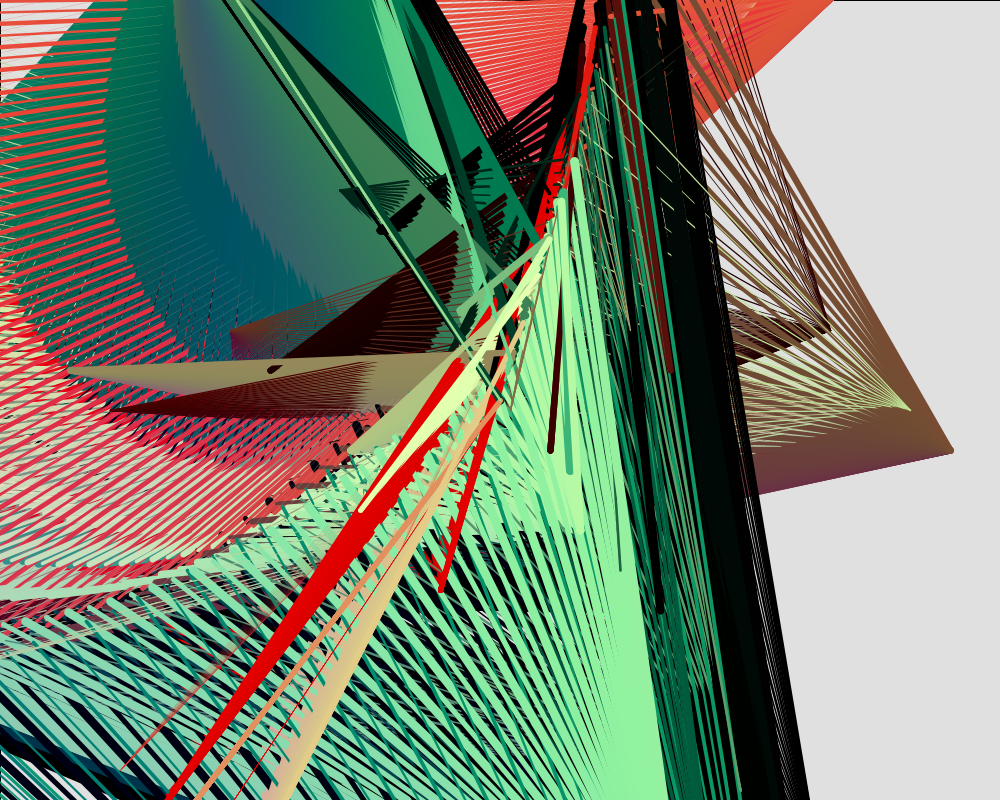
Frame 1 (no input)
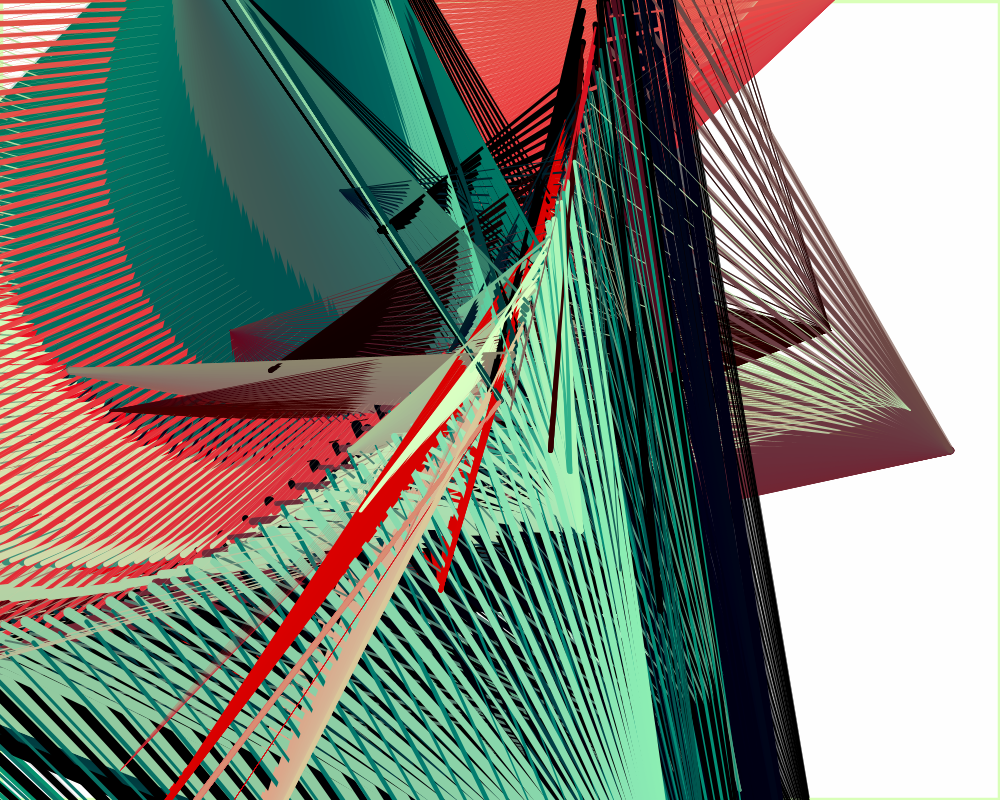
Frame 60 (the mouse pressed at the canvas centre just before this capture)
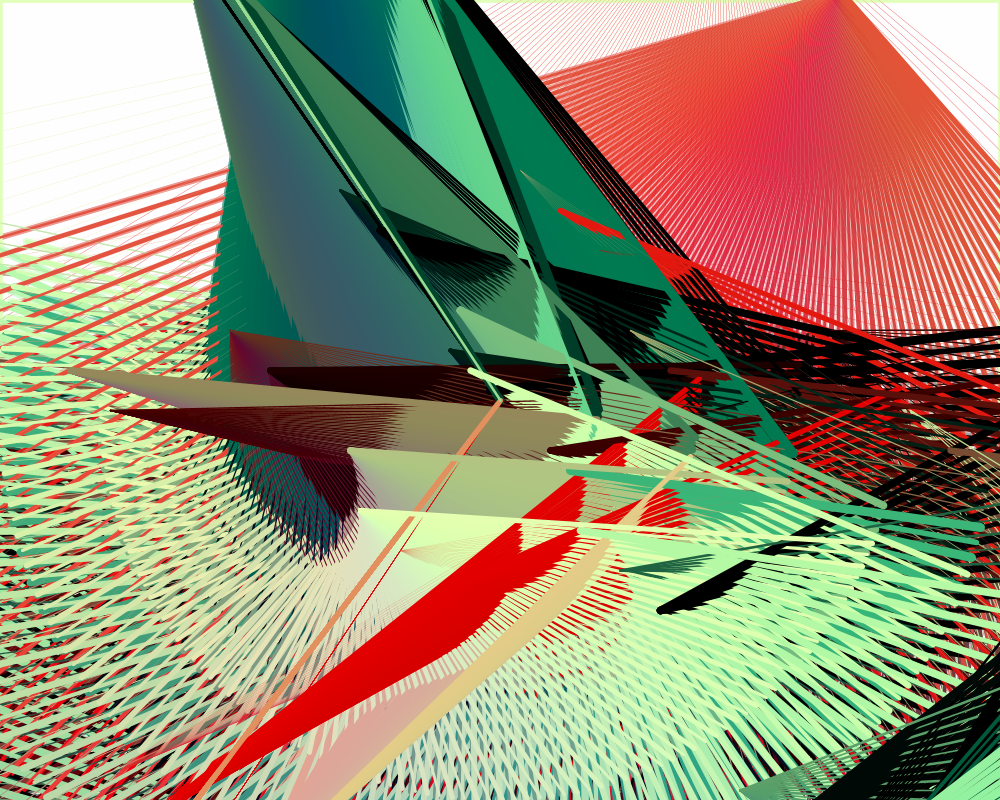
Frame 120 (the mouse held since frame 60 and released just before this capture)

The Processing sketch that drew these frames (run headless with seeded random() and noise(); from frame 60 on, the mouse is pressed at the canvas centre):

// Processing sketch: sunrise
// ── sunrise.pde


void setup() {
  size(1000, 800);
}

void draw() {
  fill(255,100);
  rect(0, 0, width, height);
  for (int i = 0; i< 100; i+=1) {
    for (float j=29;j>1.5;j-=0.5){
    float thisX= ((mouseX+1000) /3+ 200*sin((float(i)+0.54*j)/100*3.14+4.34)-500)*(j%5)+500;
    float thisY= ((mouseY +800)/3+ 200*cos((float(i)+0.63*j)/100*3.14+4.34)-400)*(j%5)+400;
    strokeWeight(j%4*((i+millis()*0.001)%2+1));
    stroke (225-15*j*(j%2)+10*sin((float(i)+millis()*0.01)/100*6.283), 275-15*j+20*cos((float(i)+millis()*0.01)/100*6.283), 205-10*j+10*cos((float(i)+millis()*0.1)/100*6.28));
    line(thisX, thisY, 500+20*(j%8-4.)+(j%5-2.5)*200,400+20*(j%8-4.)+(j%5-2.5)*(j%2-0.5)*600);
    
    }
   
  }
  
}
